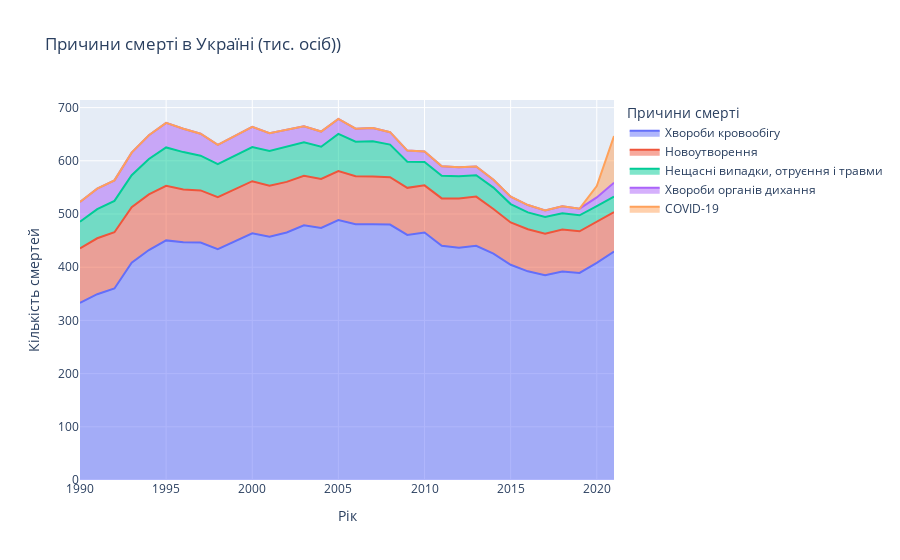

The code cell stored with this chart in its notebook:
### Markdown cell above
### Area chart, що зображає причини смерті в Україні

### Code cell
# Read the Excel file into a DataFrame
df = pd.read_excel('death_causes.xlsx')

# Prepare the data for visualization
df = df.rename(columns={
    'хвороб системи кровообігу/ blood circulation decease': 'Хвороби кровообігу',
    'новоутворень/tumors': 'Новоутворення',
    'нещасних випадків, отруєнь і травм/accidents, poisoning and traumas': 'Нещасні випадки, отруєння і травми',
    'хвороб органів дихання/respiratory organs': 'Хвороби органів дихання',
    'COVID-19': 'COVID-19'
})

# Create the stacked area chart
fig = px.area(df, x = 'Рік', y=df.columns[1:], title='Причини смерті в Україні (тис. осіб))')
fig.update_layout(
    xaxis_title='Рік',
    yaxis_title='Кількість смертей',
    legend_title='Причини смерті'
)

# Show the chart
fig.show()

### Figure 1 — Plotly figure (JSON) as saved in the notebook; plotly's stock layout.template omitted (floating-point values rounded to 4 significant figures)
{"data": [{"fillpattern": {"shape": ""}, "hovertemplate": "variable=Хвороби кровообігу<br>Рік=%{x}<br>value=%{y}<extra></extra>", "legendgroup": "Хвороби кровообігу", "line": {"color": "#636efa"}, "marker": {"symbol": "circle"}, "mode": "lines", "name": "Хвороби кровообігу", "orientation": "v", "showlegend": true, "stackgroup": "1", "type": "scatter", "x": [1990, 1991, 1992, 1993, 1994, 1995, 1996, 1997, 1998, 1999, 2000, 2001, 2002, 2003, 2004, 2005, 2006, 2007, 2008, 2009, 2010, 2011, 2012, 2013, 2014, 2015, 2016, 2017, 2018, 2019, 2020, 2021], "xaxis": "x", "y": [332.9, 349.3, 360, 408.3, 432.3, 450.4, 446.8, 446.4, 434, 448.9, 463.9, 457.4, 465.3, 478.7, 473.7, 488.8, 480.8, 480.6, 480.1, 460.6, 465.1, 440.3, 436.4, 440.4, 425.6, 404.6, 392.3, 384.8, 392.1, 389.3, 408.2, 429.3], "yaxis": "y"}, {"fillpattern": {"shape": ""}, "hovertemplate": "variable=Новоутворення<br>Рік=%{x}<br>value=%{y}<extra></extra>", "legendgroup": "Новоутворення", "line": {"color": "#EF553B"}, "marker": {"symbol": "circle"}, "mode": "lines", "name": "Новоутворення", "orientation": "v", "showlegend": true, "stackgroup": "1", "type": "scatter", "x": [1990, 1991, 1992, 1993, 1994, 1995, 1996, 1997, 1998, 1999, 2000, 2001, 2002, 2003, 2004, 2005, 2006, 2007, 2008, 2009, 2010, 2011, 2012, 2013, 2014, 2015, 2016, 2017, 2018, 2019, 2020, 2021], "xaxis": "x", "y": [102.3, 105.1, 105.8, 104.6, 104.7, 102.5, 99.2, 97.9, 97.8, 98.5, 97.8, 95.6, 95.1, 93.2, 92.1, 91.8, 90.4, 90, 89, 88.6, 88.8, 89, 92.9, 92.3, 83.9, 79.5, 79, 78.3, 78.6, 78.2, 77.9, 74.4], "yaxis": "y"}, {"fillpattern": {"shape": ""}, "hovertemplate": "variable=Нещасні випадки, отруєння і травми<br>Рік=%{x}<br>value=%{y}<extra></extra>", "legendgroup": "Нещасні випадки, отруєння і травми", "line": {"color": "#00cc96"}, "marker": {"symbol": "circle"}, "mode": "lines", "name": "Нещасні випадки, отруєння і травми", "orientation": "v", "showlegend": true, "stackgroup": "1", "type": "scatter", "x": [1990, 1991, 1992, 1993, 1994, 1995, 1996, 1997, 1998, 1999, 2000, 2001, 2002, 2003, 2004, 2005, 2006, 2007, 2008, 2009, 2010, 2011, 2012, 2013, 2014, 2015, 2016, 2017, 2018, 2019, 2020, 2021], "xaxis": "x", "y": [50.2, 54.6, 58.9, 60.1, 66.5, 72.3, 70.4, 65.3, 61.9, 62.6, 64.2, 65.5, 66, 62.8, 60.7, 70, 64.6, 66, 61.4, 48.9, 44, 42.4, 41.7, 40.3, 40.1, 34.6, 31.7, 31.2, 30.9, 30, 28.6, 28.8], "yaxis": "y"}, {"fillpattern": {"shape": ""}, "hovertemplate": "variable=Хвороби органів дихання<br>Рік=%{x}<br>value=%{y}<extra></extra>", "legendgroup": "Хвороби органів дихання", "line": {"color": "#ab63fa"}, "marker": {"symbol": "circle"}, "mode": "lines", "name": "Хвороби органів дихання", "orientation": "v", "showlegend": true, "stackgroup": "1", "type": "scatter", "x": [1990, 1991, 1992, 1993, 1994, 1995, 1996, 1997, 1998, 1999, 2000, 2001, 2002, 2003, 2004, 2005, 2006, 2007, 2008, 2009, 2010, 2011, 2012, 2013, 2014, 2015, 2016, 2017, 2018, 2019, 2020, 2021], "xaxis": "x", "y": [37.3, 38.7, 38.5, 42.4, 44.5, 46.1, 44, 41.4, 36.3, 37.1, 37.9, 33.5, 31.8, 30.3, 28.5, 28, 24.7, 25.1, 23.3, 21.1, 19.5, 17.9, 17.1, 16.5, 14.8, 14, 13.8, 12.2, 13, 12.5, 16.5, 26.4], "yaxis": "y"}, {"fillpattern": {"shape": ""}, "hovertemplate": "variable=COVID-19<br>Рік=%{x}<br>value=%{y}<extra></extra>", "legendgroup": "COVID-19", "line": {"color": "#FFA15A"}, "marker": {"symbol": "circle"}, "mode": "lines", "name": "COVID-19", "orientation": "v", "showlegend": true, "stackgroup": "1", "type": "scatter", "x": [1990, 1991, 1992, 1993, 1994, 1995, 1996, 1997, 1998, 1999, 2000, 2001, 2002, 2003, 2004, 2005, 2006, 2007, 2008, 2009, 2010, 2011, 2012, 2013, 2014, 2015, 2016, 2017, 2018, 2019, 2020, 2021], "xaxis": "x", "y": [null, null, null, null, null, null, null, null, null, null, null, null, null, null, null, null, null, null, null, null, null, null, null, null, null, null, null, null, null, null, 21.3, 87.6], "yaxis": "y"}], "layout": {"legend": {"title": {"text": "Причини смерті"}, "tracegroupgap": 0}, "title": {"text": "Причини смерті в Україні (тис. осіб))"}, "xaxis": {"anchor": "y", "domain": [0, 1], "title": {"text": "Рік"}}, "yaxis": {"anchor": "x", "domain": [0, 1], "title": {"text": "Кількість смертей"}}}}
